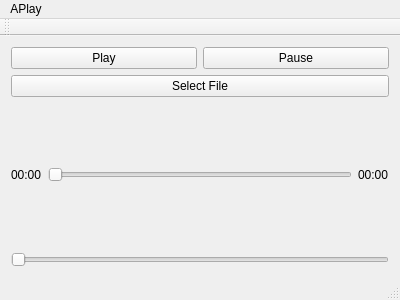
<?xml version="1.0" encoding="UTF-8"?>
<ui version="4.0">
 <class>APlay</class>
 <widget class="QMainWindow" name="APlay">
  <property name="geometry">
   <rect>
    <x>0</x>
    <y>0</y>
    <width>400</width>
    <height>300</height>
   </rect>
  </property>
  <property name="windowTitle">
   <string>APlay</string>
  </property>
  <widget class="QWidget" name="centralWidget">
   <layout class="QGridLayout" name="gridLayout">
    <item row="0" column="0">
     <layout class="QVBoxLayout" name="verticalLayout_2">
      <item>
       <layout class="QVBoxLayout" name="verticalLayout">
        <item>
         <layout class="QHBoxLayout" name="horizontalLayout_2">
          <item>
           <widget class="QPushButton" name="m_playBut">
            <property name="text">
             <string>Play</string>
            </property>
           </widget>
          </item>
          <item>
           <widget class="QPushButton" name="m_pauseBut">
            <property name="text">
             <string>Pause</string>
            </property>
           </widget>
          </item>
         </layout>
        </item>
        <item>
         <widget class="QPushButton" name="m_selectFileBut">
          <property name="text">
           <string>Select File</string>
          </property>
         </widget>
        </item>
       </layout>
      </item>
      <item>
       <layout class="QHBoxLayout" name="horizontalLayout">
        <item>
         <widget class="QLabel" name="currentTime">
          <property name="text">
           <string>00:00</string>
          </property>
         </widget>
        </item>
        <item>
         <widget class="QSlider" name="durationSlider">
          <property name="orientation">
           <enum>Qt::Horizontal</enum>
          </property>
         </widget>
        </item>
        <item>
         <widget class="QLabel" name="totalDuration">
          <property name="text">
           <string>00:00</string>
          </property>
         </widget>
        </item>
       </layout>
      </item>
      <item>
       <widget class="QSlider" name="volumeSlider">
        <property name="maximum">
         <number>100</number>
        </property>
        <property name="orientation">
         <enum>Qt::Horizontal</enum>
        </property>
       </widget>
      </item>
     </layout>
    </item>
   </layout>
  </widget>
  <widget class="QMenuBar" name="menuBar">
   <property name="geometry">
    <rect>
     <x>0</x>
     <y>0</y>
     <width>400</width>
     <height>25</height>
    </rect>
   </property>
   <widget class="QMenu" name="menuAPlay">
    <property name="title">
     <string>APlay</string>
    </property>
    <addaction name="separator"/>
    <addaction name="actionExit"/>
   </widget>
   <addaction name="menuAPlay"/>
  </widget>
  <widget class="QToolBar" name="mainToolBar">
   <attribute name="toolBarArea">
    <enum>TopToolBarArea</enum>
   </attribute>
   <attribute name="toolBarBreak">
    <bool>false</bool>
   </attribute>
  </widget>
  <widget class="QStatusBar" name="statusBar"/>
  <action name="actionExit">
   <property name="text">
    <string>Exit</string>
   </property>
  </action>
 </widget>
 <layoutdefault spacing="6" margin="11"/>
 <resources/>
 <connections/>
</ui>
